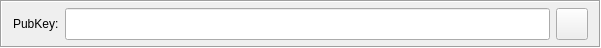
<?xml version="1.0" encoding="UTF-8"?>
<ui version="4.0">
 <class>PubkeyItem</class>
 <widget class="QFrame" name="PubkeyItem">
  <property name="geometry">
   <rect>
    <x>0</x>
    <y>0</y>
    <width>601</width>
    <height>48</height>
   </rect>
  </property>
  <property name="minimumSize">
   <size>
    <width>0</width>
    <height>34</height>
   </size>
  </property>
  <property name="maximumSize">
   <size>
    <width>16777215</width>
    <height>48</height>
   </size>
  </property>
  <property name="windowTitle">
   <string>Frame</string>
  </property>
  <property name="frameShape">
   <enum>QFrame::Box</enum>
  </property>
  <property name="frameShadow">
   <enum>QFrame::Sunken</enum>
  </property>
  <layout class="QHBoxLayout" name="horizontalLayout">
   <property name="topMargin">
    <number>1</number>
   </property>
   <property name="bottomMargin">
    <number>1</number>
   </property>
   <item>
    <widget class="QLabel" name="label">
     <property name="minimumSize">
      <size>
       <width>0</width>
       <height>30</height>
      </size>
     </property>
     <property name="maximumSize">
      <size>
       <width>16777215</width>
       <height>30</height>
      </size>
     </property>
     <property name="text">
      <string>PubKey:</string>
     </property>
    </widget>
   </item>
   <item>
    <widget class="QLineEdit" name="pubkey">
     <property name="minimumSize">
      <size>
       <width>0</width>
       <height>32</height>
      </size>
     </property>
     <property name="maximumSize">
      <size>
       <width>16777215</width>
       <height>32</height>
      </size>
     </property>
     <property name="text">
      <string/>
     </property>
    </widget>
   </item>
   <item>
    <widget class="QPushButton" name="delButton">
     <property name="minimumSize">
      <size>
       <width>32</width>
       <height>32</height>
      </size>
     </property>
     <property name="maximumSize">
      <size>
       <width>32</width>
       <height>32</height>
      </size>
     </property>
     <property name="styleSheet">
      <string notr="true"/>
     </property>
     <property name="text">
      <string/>
     </property>
     <property name="icon">
      <iconset resource="../bitcoin.qrc">
       <normaloff>:/icons/remove</normaloff>:/icons/remove</iconset>
     </property>
     <property name="iconSize">
      <size>
       <width>32</width>
       <height>32</height>
      </size>
     </property>
     <property name="flat">
      <bool>false</bool>
     </property>
    </widget>
   </item>
  </layout>
 </widget>
 <resources>
  <include location="../bitcoin.qrc"/>
 </resources>
 <connections/>
</ui>
